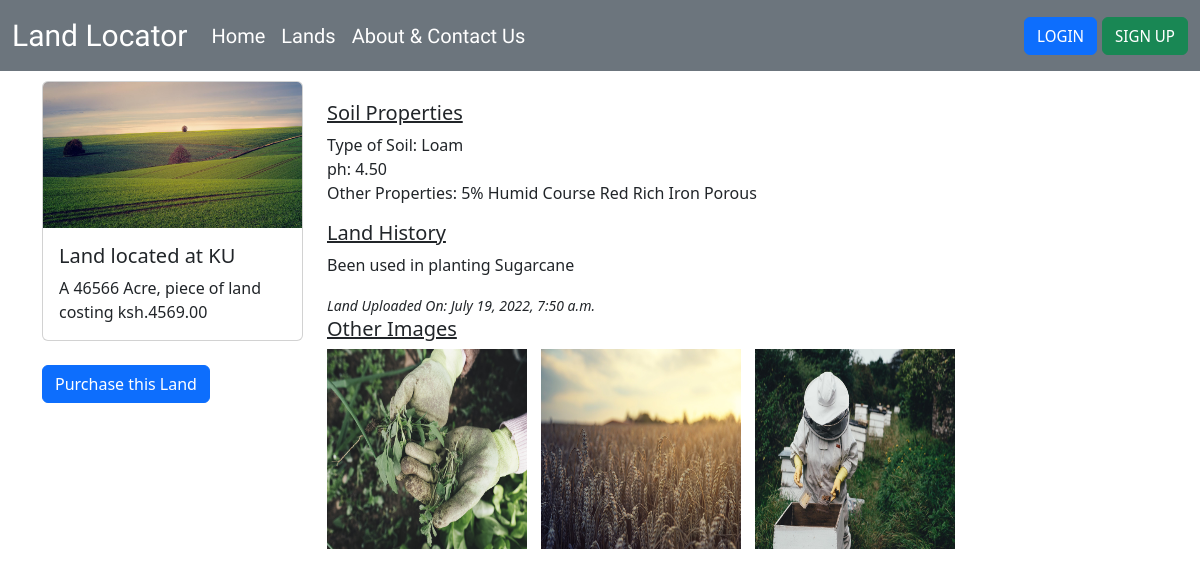
The page /land-details/codeL4569D on the database its author committed.
### appLandLocator/models.py (models this page shows, shortened)
class Land(models.Model):
    landCode = models.CharField(max_length=5)
    ph = models.DecimalField(max_digits=10, decimal_places=2)
    size = models.IntegerField()
    location = models.CharField(max_length=50)
    typeOfSoil = models.CharField(max_length=50)
    soilProperties = models.TextField()
    cost = models.DecimalField(max_digits=1000, decimal_places=2)
    landHistory = models.TextField()
    primaryImage = models.ImageField()
    dateTime = models.DateTimeField(auto_now_add=True)

class Image(models.Model):
    land = models.ForeignKey(Land, on_delete=models.CASCADE)
    image = models.ImageField()

### appLandLocator/views.py (the view)
# urls.py: path('land-details/codeL<int:landId>D', views.landDetails, name='landDetails'),
def landDetails(request, landId):
    infoLandDetails = get_object_or_404(Land, landCode=landId)
    infoImage = Image.objects.filter(land__landCode__contains=landId)
    context = {
        'infoLandDetails':infoLandDetails,
        'infoImage':infoImage,
    }
    return render(request, 'appLandLocator/land-details.html', context)

### appLandLocator/templates/appLandLocator/land-details.html (shortened to what this page needs)
{% extends 'appLandLocator/base.html' %}
{% block content %}
<div class="container">
    <div class="row" style="margin-top: 10px;">
        <div class="col-sm-3">
            <div class="card" style="width: 100%;">
              <img src="{{infoLandDetails.primaryImage.url}}" class="card-img-top" alt="...">
              <div class="card-body">
                <h5 class="card-title">Land located at {{infoLandDetails.location}}</h5>
                <p class="card-text">A {{infoLandDetails.size}} Acre, piece of land costing ksh.{{infoLandDetails.cost}}</p>
              </div>
            </div>
            <br>
            <a class="btn btn-primary" type="button" href="#" >Purchase this Land</a>
        </div>
        <div class="col-sm-9">
            <h5 style="margin-top: 20px;"><u>Soil Properties</u></h5>
            <p>Type of Soil: {{infoLandDetails.typeOfSoil}}<br>
                ph: {{infoLandDetails.ph}}<br>
                Other Properties: {{infoLandDetails.soilProperties}}
            </p>
            <h5><u>Land History</u></h5>
            <p>{{infoLandDetails.landHistory}}</p>
            <small><cite>Land Uploaded On: {{infoLandDetails.dateTime}}</cite></small>
            <div class="row">
                <h5><u>Other Images</u></h5>
                {% for infoImage in infoImage %}
                <div class="col-sm-3">
                    <img class="zoom" src="{{infoImage.image.url}}">
                </div>
                {% endfor %}
            </div>
        </div>
    </div>
</div>
{% endblock %}

### appLandLocator/templates/appLandLocator/base.html (style rules this page uses)
.zoom { transition: transform .2s; width: 200px; height: 200px; margin: 0 auto; }

### rows shown on the page
Land: primaryImage (picture), location "KU", size "46566", cost "4569.00", typeOfSoil "Loam", ph "4.50", soilProperties "5% Humid Course Red Rich Iron Porous", landHistory "Been used in planting Sugarcane", dateTime "July 19, 2022, 7:50 a.m."
Image: image (picture)
Image: image (picture)
Image: image (picture)
